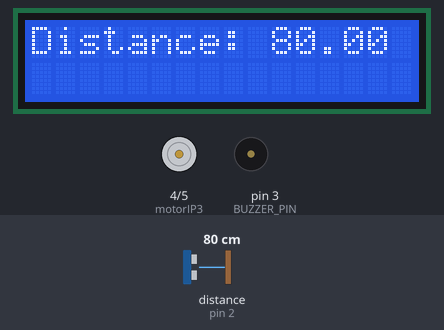
Simulated run of this sketch. Board: Arduino Uno, built with avr-gcc and run on an emulated ATmega328P. On the bench: 16×2 character LCD, motor-driver pin pairs drawn as motors (green arrow = first pin HIGH = forward, orange = second pin HIGH = backward, longer = more drive), buzzer (waves = sounding). The test bench sets the inputs (shaded band); at power-on: distance to the obstacle (sensor on pin 2) 80 cm. The echo pulse lasts 58.3 µs per cm.

Above: at 1.2 s.
1.3 s: distance to the obstacle (sensor on pin 2) set to 6 cm
At 2.3 s:
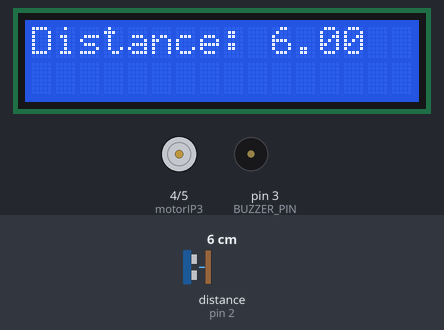
5.0 s: distance to the obstacle (sensor on pin 2) set to 3 cm
At 6.3 s:
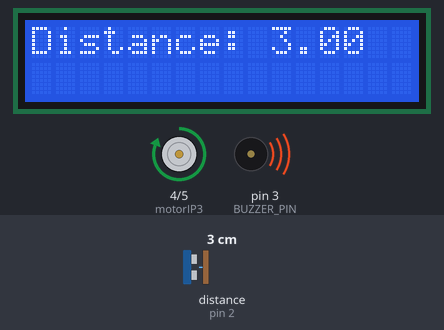
8.7 s: distance to the obstacle (sensor on pin 2) set to 299 cm
At 9.6 s:
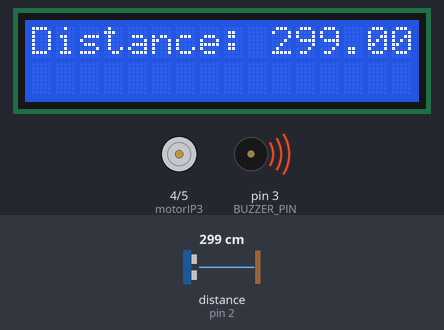
Timing chart, 0 to 11.7 s (numbered marks = the images above; inputs shaded):
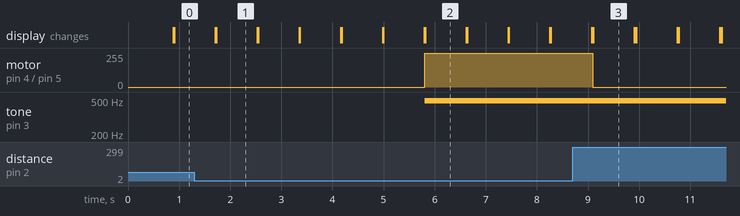

Measured:
- the behaviour switches between 5 and 4 cm on distance to the obstacle (sensor on pin 2) (found by bisection; images 1 and 2)
- after the input at 1.3 s, the display: first differs from a run without the input after 0.43 s (image 1)
- after the input at 5.0 s, motor on pin 4 (motorIP3) / pin 5 (motorIP4): stopped → forward 255/255 after 0.80 s; tone on pin 3 (BUZZER_PIN): silent → 490 Hz after 0.80 s; the display: first differs from a run without the input after 0.82 s (image 2)
- after the input at 8.7 s, motor on pin 4 (motorIP3) / pin 5 (motorIP4): forward 255/255 → stopped after 0.39 s; the display: first differs from a run without the input after 0.41 s (image 3)
- what the display in image 1 shows lasts 0.8 s, from 1.7 s to 2.5 s

The sketch:

turn_ON_buzzer_with_LCD.ino
```cpp
/* File that will turn the Motor clockwise when obstacle come with distance less than MIN_DESIRED_DISTANCE and also turn ON buzzer*/
#include <HCSR04.h>//library for using the ultrasonic sensor
#include<LCD_I2C.h>


//pins for ultrasonic sensor
const uint8_t echo = 2;
const uint8_t trig  = 6;
const uint8_t motorIP3 = 4;//Pin for motor input 3
const uint8_t motorIP4 = 5;//Pin for motor input 4

#define MIN_DESIRED_DISTANCE  5
#define MAX_DESIRED_DISTANCE  15

#define BUZZER_PIN        3


//Initialize the ultrasonic sensor with pins
UltraSonicDistanceSensor distanceSensor(trig,echo);

#define LCD_ADDR         0x27// Default address of most PCF8574 module

//Initialize the LCD pins
#define LCD_SS_PIN

//Initialize the LCD
LCD_I2C lcd(LCD_ADDR);

void setup() {
  // put your setup code here, to run once:
  Serial.begin(9600);


  //setting the mode for PWM pin which is connected to buzzer
  pinMode(BUZZER_PIN,OUTPUT);


  //setting the mode for trigger and echo pin
  pinMode(echo,INPUT);
  pinMode(trig,OUTPUT);

  //Initialize the trigger pin
  digitalWrite(trig, LOW);
  delayMicroseconds(2);

   //setting the mode for motor
  pinMode(motorIP3, OUTPUT);
  pinMode(motorIP4, OUTPUT);

  /* Note : Here there are 2 pin each for SCL and SDA*/

  //initialize the LCD
  lcd.begin();

  //turn ON LCD backlight
  lcd.backlight();


}

void loop() {
  // put your main code here, to run repeatedly:
  float distance = distanceSensor.measureDistanceCm();

  //rotate the motor clockwise if distance is less than min desired distance
  if(distance < MIN_DESIRED_DISTANCE )
  {
      analogWrite(BUZZER_PIN,130);//turn ON buzzer
      digitalWrite(motorIP3, HIGH);//write 1 to IP3 pin
      digitalWrite(motorIP4, LOW);//write 0 to IP3 pin
      //delay(100);
      lcd.setCursor(0,0);
      lcd.print("Distance: ");
      lcd.print(distance);
      delay(800);
      lcd.clear();

  }

  //stop the motor
  else
  {
      analogWrite(BUZZER_PIN,0);//turn OFF buzzer
      digitalWrite(motorIP3, LOW);
      digitalWrite(motorIP4, LOW);

      lcd.setCursor(0,0);
      lcd.print("Distance: ");
      lcd.print(distance);
      delay(800);
      lcd.clear();

  }


}
```
